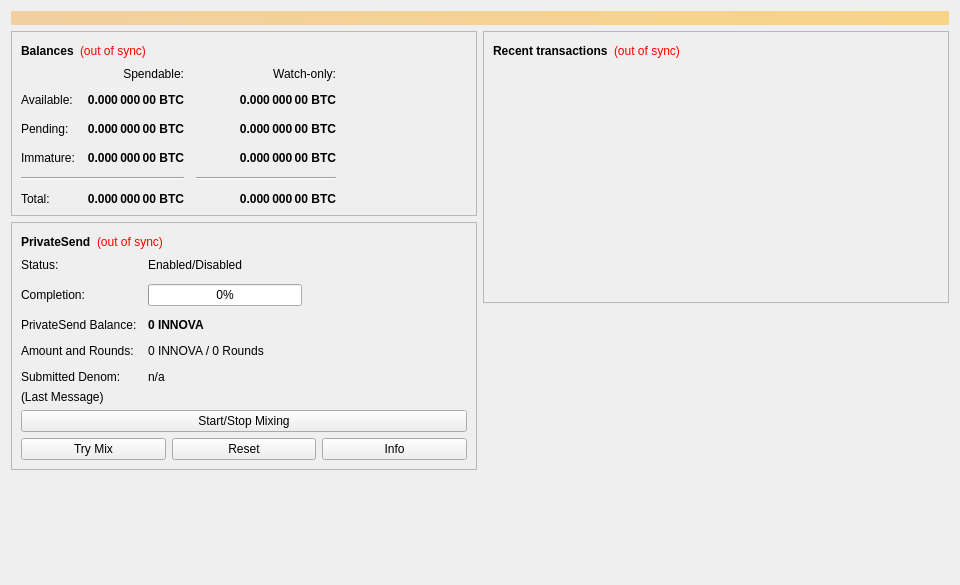
<?xml version="1.0" encoding="UTF-8"?>
<ui version="4.0">
 <class>OverviewPage</class>
 <widget class="QWidget" name="OverviewPage">
  <property name="geometry">
   <rect>
    <x>0</x>
    <y>0</y>
    <width>960</width>
    <height>585</height>
   </rect>
  </property>
  <property name="minimumSize">
   <size>
    <width>960</width>
    <height>0</height>
   </size>
  </property>
  <property name="windowTitle">
   <string>Form</string>
  </property>
  <layout class="QVBoxLayout" name="topLayout">
   <item>
    <widget class="QLabel" name="labelAlerts">
     <property name="visible">
      <bool>false</bool>
     </property>
     <property name="styleSheet">
      <string notr="true">background-color: qlineargradient(x1: 0, y1: 0, x2: 1, y2: 0, stop:0 #F0D0A0, stop:1 #F8D488); color:#000000;</string>
     </property>
     <property name="wordWrap">
      <bool>true</bool>
     </property>
     <property name="margin">
      <number>3</number>
     </property>
    </widget>
   </item>
   <item>
    <layout class="QHBoxLayout" name="horizontalLayout" stretch="1,1">
     <item>
      <layout class="QVBoxLayout" name="verticalLayout_2">
       <item>
        <widget class="QFrame" name="frame">
         <property name="frameShape">
          <enum>QFrame::StyledPanel</enum>
         </property>
         <property name="frameShadow">
          <enum>QFrame::Raised</enum>
         </property>
         <layout class="QVBoxLayout" name="verticalLayout_4">
          <item>
           <layout class="QHBoxLayout" name="horizontalLayout_4">
            <item>
             <widget class="QLabel" name="label_5">
              <property name="font">
               <font>
                <weight>75</weight>
                <bold>true</bold>
               </font>
              </property>
              <property name="text">
               <string>Balances</string>
              </property>
             </widget>
            </item>
            <item>
             <widget class="QLabel" name="labelWalletStatus">
              <property name="toolTip">
               <string>The displayed information may be out of date. Your wallet automatically synchronizes with the Innova network after a connection is established, but this process has not completed yet.</string>
              </property>
              <property name="styleSheet">
               <string notr="true">QLabel { color: red; }</string>
              </property>
              <property name="text">
               <string notr="true">(out of sync)</string>
              </property>
              <property name="alignment">
               <set>Qt::AlignLeading|Qt::AlignLeft|Qt::AlignVCenter</set>
              </property>
             </widget>
            </item>
            <item>
             <spacer name="horizontalSpacer_3">
              <property name="orientation">
               <enum>Qt::Horizontal</enum>
              </property>
              <property name="sizeHint" stdset="0">
               <size>
                <width>40</width>
                <height>20</height>
               </size>
              </property>
             </spacer>
            </item>
           </layout>
          </item>
          <item>
           <layout class="QGridLayout" name="gridLayout">
            <property name="spacing">
             <number>12</number>
            </property>
            <item row="2" column="2">
             <widget class="QLabel" name="labelWatchPending">
              <property name="font">
               <font>
                <weight>75</weight>
                <bold>true</bold>
               </font>
              </property>
              <property name="cursor">
               <cursorShape>IBeamCursor</cursorShape>
              </property>
              <property name="toolTip">
               <string>Unconfirmed transactions to watch-only addresses</string>
              </property>
              <property name="text">
               <string notr="true">0.000 000 00 BTC</string>
              </property>
              <property name="alignment">
               <set>Qt::AlignRight|Qt::AlignTrailing|Qt::AlignVCenter</set>
              </property>
              <property name="textInteractionFlags">
               <set>Qt::LinksAccessibleByMouse|Qt::TextSelectableByKeyboard|Qt::TextSelectableByMouse</set>
              </property>
             </widget>
            </item>
            <item row="2" column="1">
             <widget class="QLabel" name="labelUnconfirmed">
              <property name="font">
               <font>
                <weight>75</weight>
                <bold>true</bold>
               </font>
              </property>
              <property name="cursor">
               <cursorShape>IBeamCursor</cursorShape>
              </property>
              <property name="toolTip">
               <string>Total of transactions that have yet to be confirmed, and do not yet count toward the spendable balance</string>
              </property>
              <property name="text">
               <string notr="true">0.000 000 00 BTC</string>
              </property>
              <property name="alignment">
               <set>Qt::AlignRight|Qt::AlignTrailing|Qt::AlignVCenter</set>
              </property>
              <property name="textInteractionFlags">
               <set>Qt::LinksAccessibleByMouse|Qt::TextSelectableByKeyboard|Qt::TextSelectableByMouse</set>
              </property>
             </widget>
            </item>
            <item row="3" column="2">
             <widget class="QLabel" name="labelWatchImmature">
              <property name="font">
               <font>
                <weight>75</weight>
                <bold>true</bold>
               </font>
              </property>
              <property name="cursor">
               <cursorShape>IBeamCursor</cursorShape>
              </property>
              <property name="toolTip">
               <string>Mined balance in watch-only addresses that has not yet matured</string>
              </property>
              <property name="text">
               <string notr="true">0.000 000 00 BTC</string>
              </property>
              <property name="alignment">
               <set>Qt::AlignRight|Qt::AlignTrailing|Qt::AlignVCenter</set>
              </property>
              <property name="textInteractionFlags">
               <set>Qt::LinksAccessibleByMouse|Qt::TextSelectableByKeyboard|Qt::TextSelectableByMouse</set>
              </property>
             </widget>
            </item>
            <item row="4" column="0" colspan="2">
             <widget class="Line" name="lineSpendableBalance">
              <property name="orientation">
               <enum>Qt::Horizontal</enum>
              </property>
             </widget>
            </item>
            <item row="4" column="2">
             <widget class="Line" name="lineWatchBalance">
              <property name="sizePolicy">
               <sizepolicy hsizetype="Preferred" vsizetype="Fixed">
                <horstretch>0</horstretch>
                <verstretch>0</verstretch>
               </sizepolicy>
              </property>
              <property name="minimumSize">
               <size>
                <width>140</width>
                <height>0</height>
               </size>
              </property>
              <property name="orientation">
               <enum>Qt::Horizontal</enum>
              </property>
             </widget>
            </item>
            <item row="5" column="0">
             <widget class="QLabel" name="labelTotalText">
              <property name="text">
               <string>Total:</string>
              </property>
             </widget>
            </item>
            <item row="3" column="1">
             <widget class="QLabel" name="labelImmature">
              <property name="font">
               <font>
                <weight>75</weight>
                <bold>true</bold>
               </font>
              </property>
              <property name="cursor">
               <cursorShape>IBeamCursor</cursorShape>
              </property>
              <property name="toolTip">
               <string>Mined balance that has not yet matured</string>
              </property>
              <property name="text">
               <string notr="true">0.000 000 00 BTC</string>
              </property>
              <property name="alignment">
               <set>Qt::AlignRight|Qt::AlignTrailing|Qt::AlignVCenter</set>
              </property>
              <property name="textInteractionFlags">
               <set>Qt::LinksAccessibleByMouse|Qt::TextSelectableByKeyboard|Qt::TextSelectableByMouse</set>
              </property>
             </widget>
            </item>
            <item row="2" column="3">
             <spacer name="horizontalSpacer_2">
              <property name="orientation">
               <enum>Qt::Horizontal</enum>
              </property>
              <property name="sizeHint" stdset="0">
               <size>
                <width>40</width>
                <height>20</height>
               </size>
              </property>
             </spacer>
            </item>
            <item row="3" column="0">
             <widget class="QLabel" name="labelImmatureText">
              <property name="text">
               <string>Immature:</string>
              </property>
             </widget>
            </item>
            <item row="5" column="1">
             <widget class="QLabel" name="labelTotal">
              <property name="font">
               <font>
                <weight>75</weight>
                <bold>true</bold>
               </font>
              </property>
              <property name="cursor">
               <cursorShape>IBeamCursor</cursorShape>
              </property>
              <property name="toolTip">
               <string>Your current total balance</string>
              </property>
              <property name="text">
               <string notr="true">0.000 000 00 BTC</string>
              </property>
              <property name="alignment">
               <set>Qt::AlignRight|Qt::AlignTrailing|Qt::AlignVCenter</set>
              </property>
              <property name="textInteractionFlags">
               <set>Qt::LinksAccessibleByMouse|Qt::TextSelectableByKeyboard|Qt::TextSelectableByMouse</set>
              </property>
             </widget>
            </item>
            <item row="5" column="2">
             <widget class="QLabel" name="labelWatchTotal">
              <property name="font">
               <font>
                <weight>75</weight>
                <bold>true</bold>
               </font>
              </property>
              <property name="cursor">
               <cursorShape>IBeamCursor</cursorShape>
              </property>
              <property name="toolTip">
               <string>Current total balance in watch-only addresses</string>
              </property>
              <property name="text">
               <string notr="true">0.000 000 00 BTC</string>
              </property>
              <property name="alignment">
               <set>Qt::AlignRight|Qt::AlignTrailing|Qt::AlignVCenter</set>
              </property>
              <property name="textInteractionFlags">
               <set>Qt::LinksAccessibleByMouse|Qt::TextSelectableByKeyboard|Qt::TextSelectableByMouse</set>
              </property>
             </widget>
            </item>
            <item row="0" column="2">
             <widget class="QLabel" name="labelWatchonly">
              <property name="text">
               <string>Watch-only:</string>
              </property>
              <property name="alignment">
               <set>Qt::AlignRight|Qt::AlignTrailing|Qt::AlignVCenter</set>
              </property>
             </widget>
            </item>
            <item row="1" column="0">
             <widget class="QLabel" name="labelBalanceText">
              <property name="text">
               <string>Available:</string>
              </property>
             </widget>
            </item>
            <item row="1" column="1">
             <widget class="QLabel" name="labelBalance">
              <property name="font">
               <font>
                <weight>75</weight>
                <bold>true</bold>
               </font>
              </property>
              <property name="cursor">
               <cursorShape>IBeamCursor</cursorShape>
              </property>
              <property name="toolTip">
               <string>Your current spendable balance</string>
              </property>
              <property name="text">
               <string notr="true">0.000 000 00 BTC</string>
              </property>
              <property name="alignment">
               <set>Qt::AlignRight|Qt::AlignTrailing|Qt::AlignVCenter</set>
              </property>
              <property name="textInteractionFlags">
               <set>Qt::LinksAccessibleByMouse|Qt::TextSelectableByKeyboard|Qt::TextSelectableByMouse</set>
              </property>
             </widget>
            </item>
            <item row="1" column="2">
             <widget class="QLabel" name="labelWatchAvailable">
              <property name="font">
               <font>
                <weight>75</weight>
                <bold>true</bold>
               </font>
              </property>
              <property name="cursor">
               <cursorShape>IBeamCursor</cursorShape>
              </property>
              <property name="toolTip">
               <string>Your current balance in watch-only addresses</string>
              </property>
              <property name="text">
               <string notr="true">0.000 000 00 BTC</string>
              </property>
              <property name="alignment">
               <set>Qt::AlignRight|Qt::AlignTrailing|Qt::AlignVCenter</set>
              </property>
              <property name="textInteractionFlags">
               <set>Qt::LinksAccessibleByMouse|Qt::TextSelectableByKeyboard|Qt::TextSelectableByMouse</set>
              </property>
             </widget>
            </item>
            <item row="2" column="0">
             <widget class="QLabel" name="labelPendingText">
              <property name="text">
               <string>Pending:</string>
              </property>
             </widget>
            </item>
            <item row="0" column="1">
             <widget class="QLabel" name="labelSpendable">
              <property name="text">
               <string>Spendable:</string>
              </property>
              <property name="alignment">
               <set>Qt::AlignRight|Qt::AlignTrailing|Qt::AlignVCenter</set>
              </property>
             </widget>
            </item>
           </layout>
          </item>
         </layout>
        </widget>
       </item>
       <item>
        <widget class="QFrame" name="framePrivateSend">
         <property name="layoutDirection">
          <enum>Qt::LeftToRight</enum>
         </property>
         <property name="frameShape">
          <enum>QFrame::StyledPanel</enum>
         </property>
         <property name="frameShadow">
          <enum>QFrame::Raised</enum>
         </property>
         <layout class="QVBoxLayout" name="VerticalLayout_PS1">
          <item>
           <layout class="QHBoxLayout" name="horizontalLayout_5">
            <item>
             <widget class="QLabel" name="labelPrivateSendHeader">
              <property name="font">
               <font>
                <weight>75</weight>
                <bold>true</bold>
               </font>
              </property>
              <property name="text">
               <string>PrivateSend</string>
              </property>
             </widget>
            </item>
            <item>
             <widget class="QLabel" name="labelPrivateSendSyncStatus">
              <property name="toolTip">
               <string>The displayed information may be out of date. Your wallet automatically synchronizes with the Innova network after a connection is established, but this process has not completed yet.</string>
              </property>
              <property name="styleSheet">
               <string notr="true">QLabel { color: red; }</string>
              </property>
              <property name="text">
               <string notr="true">(out of sync)</string>
              </property>
              <property name="alignment">
               <set>Qt::AlignLeading|Qt::AlignLeft|Qt::AlignVCenter</set>
              </property>
             </widget>
            </item>
            <item>
             <spacer name="horizontalSpacer_4">
              <property name="orientation">
               <enum>Qt::Horizontal</enum>
              </property>
              <property name="sizeHint" stdset="0">
               <size>
                <width>40</width>
                <height>20</height>
               </size>
              </property>
             </spacer>
            </item>
           </layout>
          </item>
          <item>
           <layout class="QFormLayout" name="privateSendFormLayout">
            <property name="fieldGrowthPolicy">
             <enum>QFormLayout::AllNonFixedFieldsGrow</enum>
            </property>
            <property name="horizontalSpacing">
             <number>11</number>
            </property>
            <property name="verticalSpacing">
             <number>12</number>
            </property>
            <item row="0" column="0">
             <widget class="QLabel" name="labelPrivateSendEnabledText">
              <property name="text">
               <string>Status:</string>
              </property>
             </widget>
            </item>
            <item row="0" column="1">
             <widget class="QLabel" name="labelPrivateSendEnabled">
              <property name="text">
               <string>Enabled/Disabled</string>
              </property>
             </widget>
            </item>
            <item row="1" column="0">
             <widget class="QLabel" name="labelCompletitionText">
              <property name="text">
               <string>Completion:</string>
              </property>
             </widget>
            </item>
            <item row="1" column="1">
             <widget class="QProgressBar" name="privateSendProgress">
              <property name="maximumSize">
               <size>
                <width>154</width>
                <height>16777215</height>
               </size>
              </property>
              <property name="value">
               <number>0</number>
              </property>
             </widget>
            </item>
            <item row="2" column="0">
             <widget class="QLabel" name="labelAnonymizedText">
              <property name="text">
               <string>PrivateSend Balance:</string>
              </property>
             </widget>
            </item>
            <item row="2" column="1">
             <widget class="QLabel" name="labelAnonymized">
              <property name="font">
               <font>
                <weight>75</weight>
                <bold>true</bold>
               </font>
              </property>
              <property name="text">
               <string notr="true">0 INNOVA</string>
              </property>
             </widget>
            </item>
            <item row="3" column="0">
             <widget class="QLabel" name="labelAmountAndRoundsText">
              <property name="text">
               <string>Amount and Rounds:</string>
              </property>
             </widget>
            </item>
            <item row="3" column="1">
             <widget class="QLabel" name="labelAmountRounds">
              <property name="text">
               <string>0 INNOVA / 0 Rounds</string>
              </property>
             </widget>
            </item>
            <item row="4" column="0">
             <widget class="QLabel" name="labelSubmittedDenomText">
              <property name="text">
               <string>Submitted Denom:</string>
              </property>
             </widget>
            </item>
            <item row="4" column="1">
             <widget class="QLabel" name="labelSubmittedDenom">
              <property name="toolTip">
               <string>The denominations you submitted to the Masternode.&lt;br&gt;To mix, other users must submit the exact same denominations.</string>
              </property>
              <property name="text">
               <string>n/a</string>
              </property>
             </widget>
            </item>
           </layout>
          </item>
          <item>
           <layout class="QVBoxLayout" name="VerticalLayout_PS">
            <item>
             <widget class="QLabel" name="labelPrivateSendLastMessage">
              <property name="text">
               <string>(Last Message)</string>
              </property>
              <property name="alignment">
               <set>Qt::AlignLeading|Qt::AlignLeft|Qt::AlignTop</set>
              </property>
              <property name="wordWrap">
               <bool>true</bool>
              </property>
             </widget>
            </item>
            <item>
             <widget class="QPushButton" name="togglePrivateSend">
              <property name="sizePolicy">
               <sizepolicy hsizetype="MinimumExpanding" vsizetype="Fixed">
                <horstretch>0</horstretch>
                <verstretch>0</verstretch>
               </sizepolicy>
              </property>
              <property name="text">
               <string>Start/Stop Mixing</string>
              </property>
             </widget>
            </item>
            <item>
             <layout class="QHBoxLayout" name="horizontalLayout_debugbuttons">
              <item>
               <widget class="QPushButton" name="privateSendAuto">
                <property name="sizePolicy">
                 <sizepolicy hsizetype="MinimumExpanding" vsizetype="Fixed">
                  <horstretch>0</horstretch>
                  <verstretch>0</verstretch>
                 </sizepolicy>
                </property>
                <property name="toolTip">
                 <string>Try to manually submit a PrivateSend request.</string>
                </property>
                <property name="text">
                 <string>Try Mix</string>
                </property>
               </widget>
              </item>
              <item>
               <widget class="QPushButton" name="privateSendReset">
                <property name="sizePolicy">
                 <sizepolicy hsizetype="MinimumExpanding" vsizetype="Fixed">
                  <horstretch>0</horstretch>
                  <verstretch>0</verstretch>
                 </sizepolicy>
                </property>
                <property name="toolTip">
                 <string>Reset the current status of PrivateSend (can interrupt PrivateSend if it's in the process of Mixing, which can cost you money!)</string>
                </property>
                <property name="autoFillBackground">
                 <bool>false</bool>
                </property>
                <property name="text">
                 <string>Reset</string>
                </property>
               </widget>
              </item>
              <item>
               <widget class="QPushButton" name="privateSendInfo">
                <property name="sizePolicy">
                 <sizepolicy hsizetype="MinimumExpanding" vsizetype="Fixed">
                  <horstretch>0</horstretch>
                  <verstretch>0</verstretch>
                 </sizepolicy>
                </property>
                <property name="toolTip">
                 <string>Information about PrivateSend and Mixing</string>
                </property>
                <property name="text">
                 <string>Info</string>
                </property>
               </widget>
              </item>
             </layout>
            </item>
           </layout>
          </item>
         </layout>
        </widget>
       </item>
       <item>
        <spacer name="verticalSpacer">
         <property name="orientation">
          <enum>Qt::Vertical</enum>
         </property>
         <property name="sizeHint" stdset="0">
          <size>
           <width>20</width>
           <height>40</height>
          </size>
         </property>
        </spacer>
       </item>
      </layout>
     </item>
     <item>
      <layout class="QVBoxLayout" name="verticalLayout_3">
       <item>
        <widget class="QFrame" name="frame_2">
         <property name="frameShape">
          <enum>QFrame::StyledPanel</enum>
         </property>
         <property name="frameShadow">
          <enum>QFrame::Raised</enum>
         </property>
         <layout class="QVBoxLayout" name="verticalLayout">
          <item>
           <layout class="QHBoxLayout" name="horizontalLayout_2">
            <item>
             <widget class="QLabel" name="label_4">
              <property name="font">
               <font>
                <weight>75</weight>
                <bold>true</bold>
               </font>
              </property>
              <property name="text">
               <string>Recent transactions</string>
              </property>
             </widget>
            </item>
            <item>
             <widget class="QLabel" name="labelTransactionsStatus">
              <property name="toolTip">
               <string>The displayed information may be out of date. Your wallet automatically synchronizes with the Innova network after a connection is established, but this process has not completed yet.</string>
              </property>
              <property name="styleSheet">
               <string notr="true">QLabel { color: red; }</string>
              </property>
              <property name="text">
               <string notr="true">(out of sync)</string>
              </property>
              <property name="alignment">
               <set>Qt::AlignLeading|Qt::AlignLeft|Qt::AlignVCenter</set>
              </property>
             </widget>
            </item>
            <item>
             <spacer name="horizontalSpacer">
              <property name="orientation">
               <enum>Qt::Horizontal</enum>
              </property>
              <property name="sizeHint" stdset="0">
               <size>
                <width>40</width>
                <height>20</height>
               </size>
              </property>
             </spacer>
            </item>
           </layout>
          </item>
          <item>
           <widget class="QListView" name="listTransactions">
            <property name="styleSheet">
             <string notr="true">QListView { background: transparent; }</string>
            </property>
            <property name="frameShape">
             <enum>QFrame::NoFrame</enum>
            </property>
            <property name="verticalScrollBarPolicy">
             <enum>Qt::ScrollBarAlwaysOff</enum>
            </property>
            <property name="horizontalScrollBarPolicy">
             <enum>Qt::ScrollBarAlwaysOff</enum>
            </property>
            <property name="selectionMode">
             <enum>QAbstractItemView::NoSelection</enum>
            </property>
           </widget>
          </item>
         </layout>
        </widget>
       </item>
       <item>
        <spacer name="verticalSpacer_2">
         <property name="orientation">
          <enum>Qt::Vertical</enum>
         </property>
         <property name="sizeHint" stdset="0">
          <size>
           <width>20</width>
           <height>40</height>
          </size>
         </property>
        </spacer>
       </item>
      </layout>
     </item>
    </layout>
   </item>
  </layout>
 </widget>
 <resources/>
 <connections/>
</ui>
